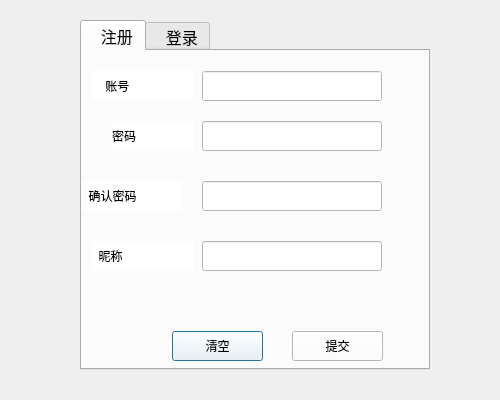
<?xml version="1.0" encoding="UTF-8"?>
<ui version="4.0">
 <class>LoginDialog</class>
 <widget class="QDialog" name="LoginDialog">
  <property name="geometry">
   <rect>
    <x>0</x>
    <y>0</y>
    <width>500</width>
    <height>400</height>
   </rect>
  </property>
  <property name="minimumSize">
   <size>
    <width>500</width>
    <height>400</height>
   </size>
  </property>
  <property name="maximumSize">
   <size>
    <width>500</width>
    <height>400</height>
   </size>
  </property>
  <property name="windowTitle">
   <string>Dialog</string>
  </property>
  <property name="styleSheet">
   <string notr="true">background:url(:/images/bj.png)</string>
  </property>
  <widget class="QTabWidget" name="tw_page">
   <property name="geometry">
    <rect>
     <x>80</x>
     <y>20</y>
     <width>350</width>
     <height>350</height>
    </rect>
   </property>
   <property name="font">
    <font>
     <pointsize>12</pointsize>
    </font>
   </property>
   <property name="toolTip">
    <string>&lt;html&gt;&lt;head/&gt;&lt;body&gt;&lt;p&gt;&lt;br/&gt;&lt;/p&gt;&lt;/body&gt;&lt;/html&gt;</string>
   </property>
   <property name="whatsThis">
    <string>&lt;html&gt;&lt;head/&gt;&lt;body&gt;&lt;p&gt;&lt;br/&gt;&lt;/p&gt;&lt;/body&gt;&lt;/html&gt;</string>
   </property>
   <property name="styleSheet">
    <string notr="true"/>
   </property>
   <property name="currentIndex">
    <number>0</number>
   </property>
   <widget class="QWidget" name="page1">
    <attribute name="title">
     <string>  注册</string>
    </attribute>
    <widget class="QLineEdit" name="tel_edit_zc">
     <property name="geometry">
      <rect>
       <x>120</x>
       <y>20</y>
       <width>180</width>
       <height>30</height>
      </rect>
     </property>
     <property name="toolTip">
      <string>&lt;html&gt;&lt;head/&gt;&lt;body&gt;&lt;p&gt;输入8-11位手机号&lt;/p&gt;&lt;p&gt;&lt;br/&gt;&lt;/p&gt;&lt;/body&gt;&lt;/html&gt;</string>
     </property>
     <property name="styleSheet">
      <string notr="true">background:rgb(255, 255, 255)</string>
     </property>
    </widget>
    <widget class="QLabel" name="mm_zc">
     <property name="geometry">
      <rect>
       <x>30</x>
       <y>70</y>
       <width>81</width>
       <height>30</height>
      </rect>
     </property>
     <property name="styleSheet">
      <string notr="true">background:rgb(255, 255, 255)</string>
     </property>
     <property name="text">
      <string>密码</string>
     </property>
    </widget>
    <widget class="QLabel" name="tel_re_zc">
     <property name="geometry">
      <rect>
       <x>10</x>
       <y>20</y>
       <width>101</width>
       <height>30</height>
      </rect>
     </property>
     <property name="styleSheet">
      <string notr="true">background:rgb(255, 255, 255)</string>
     </property>
     <property name="text">
      <string>    账号</string>
     </property>
    </widget>
    <widget class="QLineEdit" name="mm_edit_zc">
     <property name="geometry">
      <rect>
       <x>120</x>
       <y>70</y>
       <width>180</width>
       <height>30</height>
      </rect>
     </property>
     <property name="toolTip">
      <string>&lt;html&gt;&lt;head/&gt;&lt;body&gt;&lt;p&gt;输入字母和数字穿插小于20位密码&lt;/p&gt;&lt;/body&gt;&lt;/html&gt;</string>
     </property>
     <property name="styleSheet">
      <string notr="true">background:rgb(255, 255, 255)</string>
     </property>
    </widget>
    <widget class="QLineEdit" name="mm_edit_2zc">
     <property name="geometry">
      <rect>
       <x>120</x>
       <y>130</y>
       <width>180</width>
       <height>30</height>
      </rect>
     </property>
     <property name="toolTip">
      <string>&lt;html&gt;&lt;head/&gt;&lt;body&gt;&lt;p&gt;确认两次密码一致&lt;/p&gt;&lt;/body&gt;&lt;/html&gt;</string>
     </property>
     <property name="styleSheet">
      <string notr="true">background:rgb(255, 255, 255)</string>
     </property>
     <property name="text">
      <string/>
     </property>
    </widget>
    <widget class="QLabel" name="mm_zc2">
     <property name="geometry">
      <rect>
       <x>0</x>
       <y>130</y>
       <width>101</width>
       <height>30</height>
      </rect>
     </property>
     <property name="styleSheet">
      <string notr="true">background:rgb(255, 255, 255)</string>
     </property>
     <property name="text">
      <string>  确认密码</string>
     </property>
    </widget>
    <widget class="QLabel" name="nc_zc">
     <property name="geometry">
      <rect>
       <x>10</x>
       <y>190</y>
       <width>101</width>
       <height>30</height>
      </rect>
     </property>
     <property name="styleSheet">
      <string notr="true">background:rgb(255, 255, 255)</string>
     </property>
     <property name="text">
      <string>  昵称</string>
     </property>
    </widget>
    <widget class="QLineEdit" name="nc_edit_zc">
     <property name="geometry">
      <rect>
       <x>120</x>
       <y>190</y>
       <width>180</width>
       <height>30</height>
      </rect>
     </property>
     <property name="toolTip">
      <string>&lt;html&gt;&lt;head/&gt;&lt;body&gt;&lt;p&gt;输入8位以内昵称&lt;/p&gt;&lt;p&gt;&lt;br/&gt;&lt;/p&gt;&lt;/body&gt;&lt;/html&gt;</string>
     </property>
     <property name="styleSheet">
      <string notr="true">background:rgb(255, 255, 255)</string>
     </property>
    </widget>
    <widget class="QPushButton" name="clear_zc">
     <property name="geometry">
      <rect>
       <x>90</x>
       <y>280</y>
       <width>91</width>
       <height>30</height>
      </rect>
     </property>
     <property name="styleSheet">
      <string notr="true">background:rgb(255, 255, 255)</string>
     </property>
     <property name="text">
      <string>清空</string>
     </property>
    </widget>
    <widget class="QPushButton" name="commit_zc">
     <property name="geometry">
      <rect>
       <x>210</x>
       <y>280</y>
       <width>91</width>
       <height>30</height>
      </rect>
     </property>
     <property name="styleSheet">
      <string notr="true">background:rgb(255, 255, 255)</string>
     </property>
     <property name="text">
      <string>提交</string>
     </property>
    </widget>
   </widget>
   <widget class="QWidget" name="page2">
    <attribute name="title">
     <string>  登录</string>
    </attribute>
    <widget class="QPushButton" name="clear_dl">
     <property name="geometry">
      <rect>
       <x>90</x>
       <y>280</y>
       <width>91</width>
       <height>30</height>
      </rect>
     </property>
     <property name="text">
      <string>清空</string>
     </property>
    </widget>
    <widget class="QPushButton" name="commit_dl">
     <property name="geometry">
      <rect>
       <x>210</x>
       <y>280</y>
       <width>91</width>
       <height>30</height>
      </rect>
     </property>
     <property name="text">
      <string>提交</string>
     </property>
    </widget>
    <widget class="QLabel" name="tel_re_dl">
     <property name="geometry">
      <rect>
       <x>0</x>
       <y>40</y>
       <width>101</width>
       <height>30</height>
      </rect>
     </property>
     <property name="text">
      <string> 手机号</string>
     </property>
    </widget>
    <widget class="QLabel" name="mm_dl">
     <property name="geometry">
      <rect>
       <x>20</x>
       <y>90</y>
       <width>81</width>
       <height>30</height>
      </rect>
     </property>
     <property name="text">
      <string>密码</string>
     </property>
    </widget>
    <widget class="QLineEdit" name="tel_edit_dl">
     <property name="geometry">
      <rect>
       <x>110</x>
       <y>40</y>
       <width>178</width>
       <height>29</height>
      </rect>
     </property>
     <property name="text">
      <string>13945931550</string>
     </property>
    </widget>
    <widget class="QLineEdit" name="mm_edit_dl">
     <property name="geometry">
      <rect>
       <x>110</x>
       <y>90</y>
       <width>180</width>
       <height>30</height>
      </rect>
     </property>
     <property name="text">
      <string>1234567</string>
     </property>
     <property name="echoMode">
      <enum>QLineEdit::Password</enum>
     </property>
    </widget>
   </widget>
  </widget>
 </widget>
 <tabstops>
  <tabstop>tel_edit_zc</tabstop>
  <tabstop>mm_edit_zc</tabstop>
  <tabstop>mm_edit_2zc</tabstop>
  <tabstop>nc_edit_zc</tabstop>
  <tabstop>clear_zc</tabstop>
  <tabstop>commit_zc</tabstop>
  <tabstop>tw_page</tabstop>
  <tabstop>tel_edit_dl</tabstop>
  <tabstop>mm_edit_dl</tabstop>
  <tabstop>clear_dl</tabstop>
  <tabstop>commit_dl</tabstop>
 </tabstops>
 <resources/>
 <connections/>
</ui>
